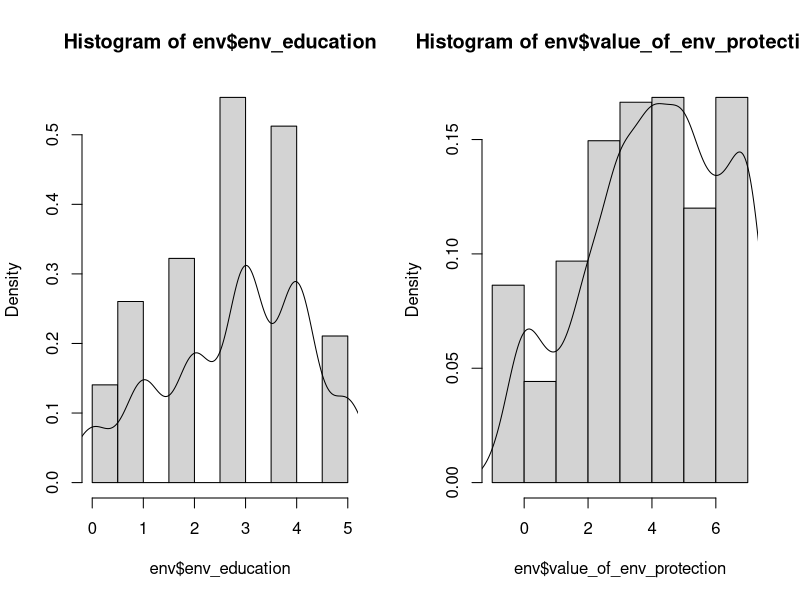
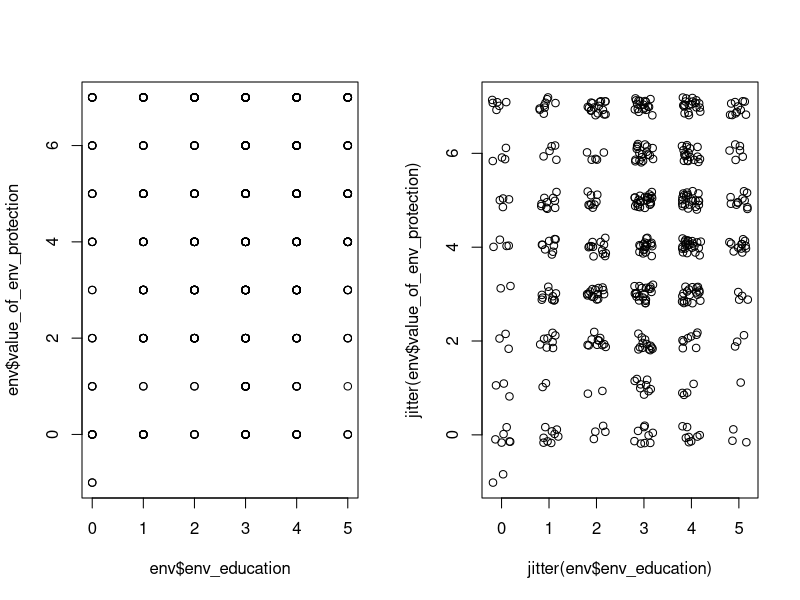
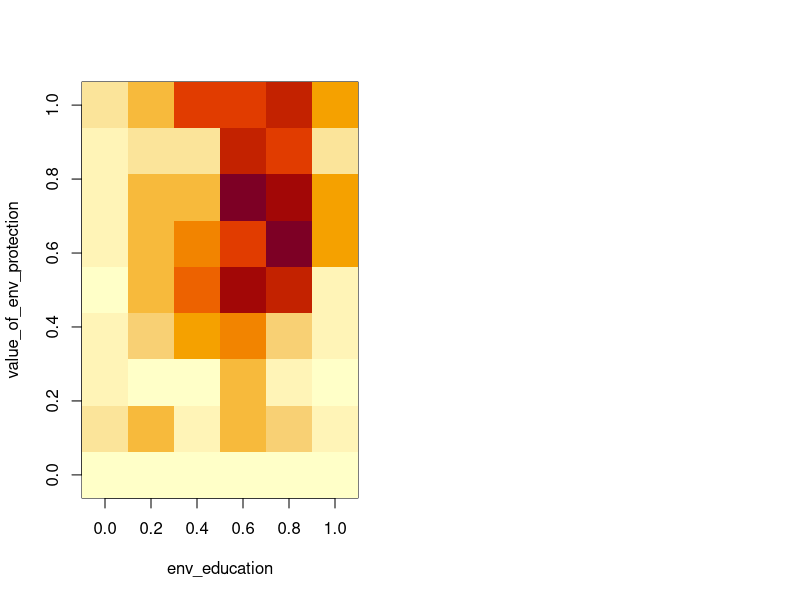
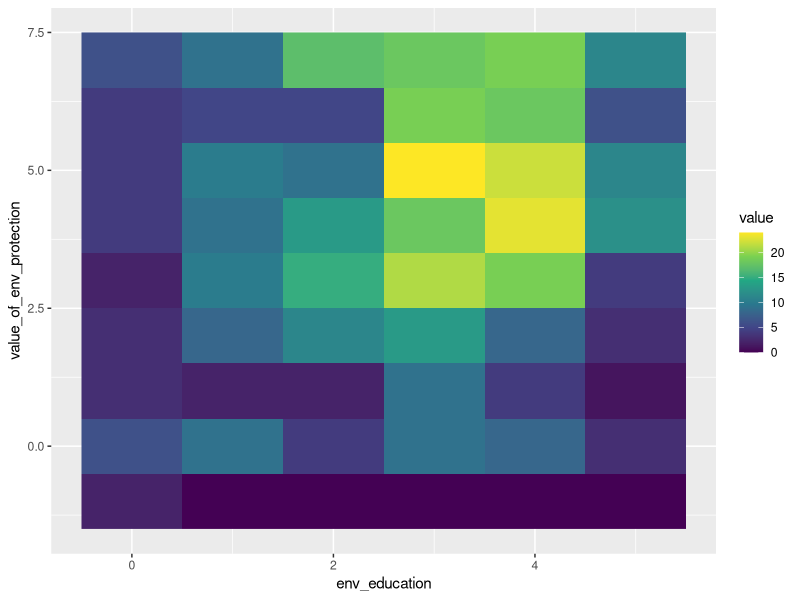
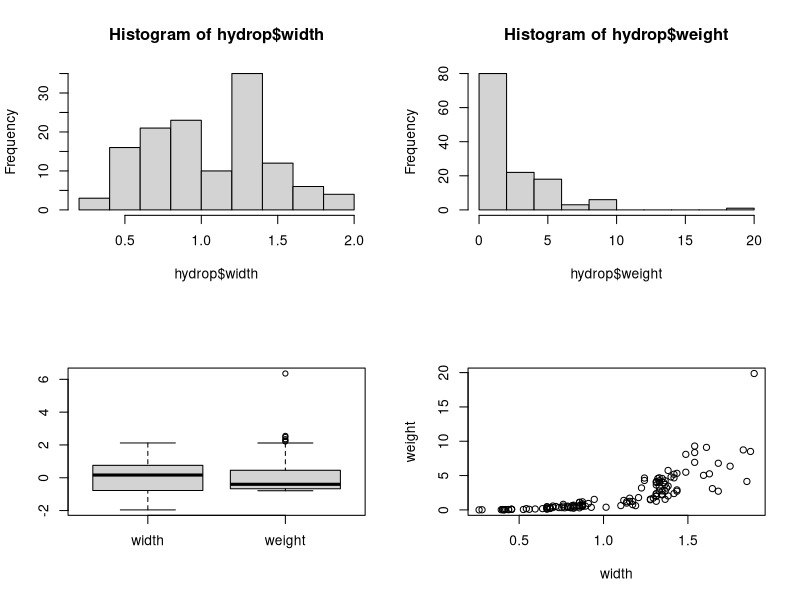
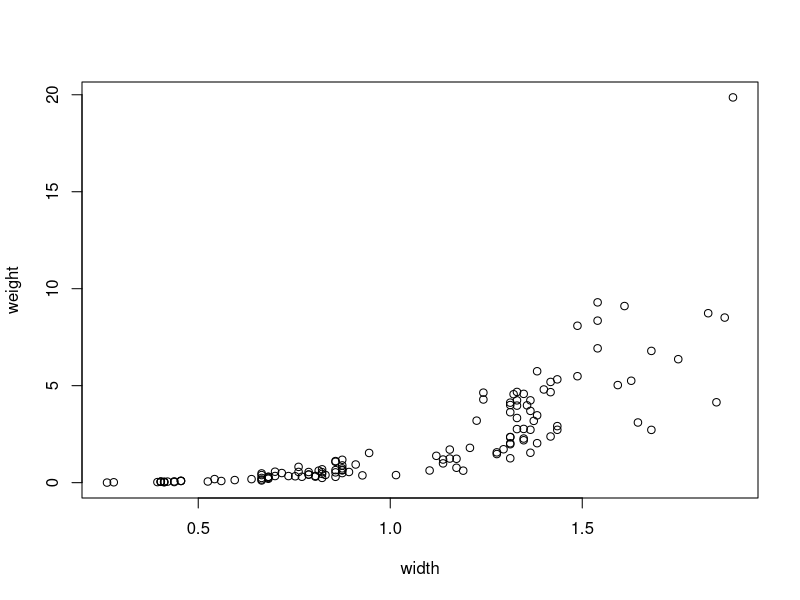
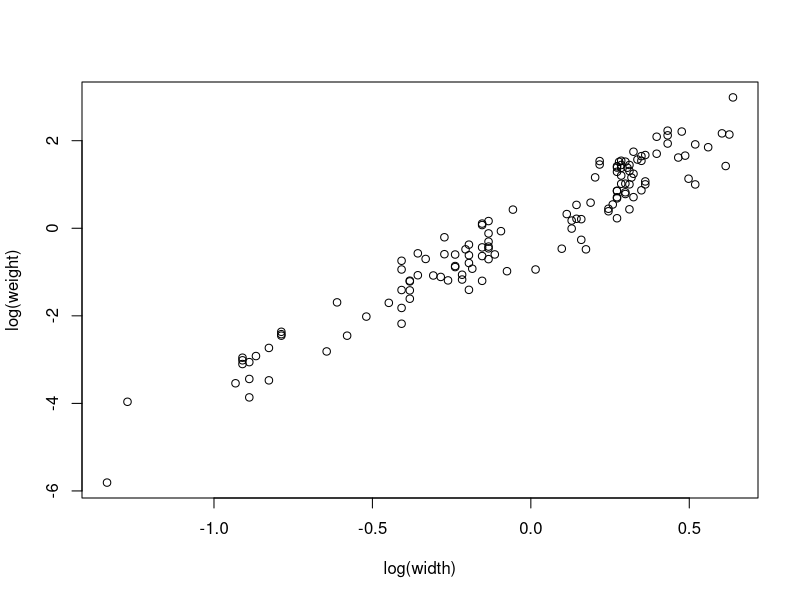
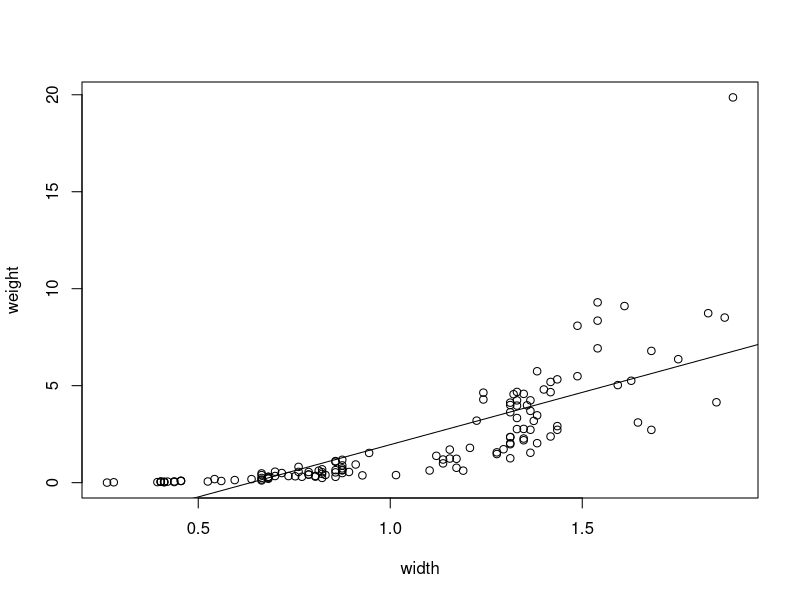

The R script that drew these images, in order: (Note: this script raises an error after producing the figures.)
## ---- chunk 1
knitr::opts_chunk$set(echo = TRUE, error=TRUE)
## ---- chunk 2

rm(list=ls(all=TRUE))

env = read.csv("data/env_values.csv")

str(env)

## ---- chunk 3
layout(matrix(1:2,nrow=1,ncol=2,byrow=TRUE)) # making room for two graphs
hist(env$env_education,freq=FALSE); lines(density(env$env_education,na.rm=TRUE))
hist(env$value_of_env_protection,freq=FALSE); lines(density(env$value_of_env_protection,na.rm=TRUE))

plot(env$env_education,env$value_of_env_protection)
plot(jitter(env$env_education),jitter(env$value_of_env_protection))

tab = table(env)
image(tab,xlab="env_education",ylab="value_of_env_protection")

# and the same a bit more complicated with enigmatic graphic package ggplot:
library(reshape2)
library(ggplot2)
pl_dat = melt(tab)
ggplot(pl_dat, aes(x = env_education, y = value_of_env_protection)) + 
	geom_raster(aes(fill = value)) + scale_fill_viridis_c()
## ---- chunk 4
cor(env$env_education,env$value_of_env_protection,use="na.or.complete",method="spearman")

cor.test(env$env_education,env$value_of_env_protection,method="spearman")
## ---- chunk 5
cor.test(env$env_education,env$value_of_env_protection,method="spearman",alternative = "greater")

# alternatively just stick to default (alternative ="two.sided") divide P by 2.
cor.test(env$env_education,env$value_of_env_protection,method="spearman")$p.value / 2
## ---- chunk 6
hydrop = read.table("data/Hydropsyche.txt", header = TRUE)
str(hydrop)
## ---- chunk 7
layout(matrix(1:4,2,2,byrow=T))
hist(hydrop$width)
hist(hydrop$weight) # extremely skewed!
boxplot(scale(hydrop))
plot(weight~width,data=hydrop)

layout(1)
plot(weight~width,data=hydrop)
plot(log(weight)~log(width),data=hydrop)
## ---- chunk 8
plot(weight~width,data=hydrop)
m1<-lm(weight~width,data=hydrop)
summary(m1)
abline(m1)

## ---- chunk 9
layout(matrix(1:4,2,2))
plot(m1)
## ---- chunk 10
m2<-lm(log(weight)~log(width),data=hydrop)
summary(m2)
coef(m2)
plot(log(weight)~log(width),data=hydrop)
abline(m2)

plot(m2)
## ---- chunk 11
coef(m2)
plot(weight~width,data=hydrop)
x = seq(0,2,by=0.001)
yhat<-exp(coef(m2)[1]) * x^coef(m2)[2] 
lines(hydrop$width,yhat,col="red")

## ---- chunk 12
mic = read.table("data/MicrobesStoichiometry.txt", header = TRUE)

names(mic)
## ---- chunk 13
mic<-subset(mic,subset=NP==50)
## ---- chunk 14
plot(mic[,grep("na",names(mic))])
# strong correlations suggest redundant information in those na-signatures
na_avg<-apply(scale(mic[,grep("na",names(mic))]),1,mean)
# this is a good average na-signature, due to scaling all 4 have same weight
## ---- chunk 15
mic$all.treat<-droplevels(mic$all.treat) # some non-used NP levels still in here
# could check distribution within each
i<-0
i<-i+1
hist(na_avg[mic$all.treat==levels(mic$all.treat)[i]])
# just rerun last two lines to get some histograms
# could also just plot all 28
layout(matrix(1:28,nrow=4,ncol=7))
par(mar=c(0,0,0,0))
for(i in 1:28) {
  hist(na_avg[mic$all.treat==levels(mic$all.treat)[i]],xlab="",ylab="",main="",xaxt="n",yaxt="n",col="grey",freq=FALSE)
  lines(density(na_avg[mic$all.treat==levels(mic$all.treat)[i]]))
}
# not all bottles generate ND data, maybe median is better measure for location within each bottle than mean
# now averaging data within each bottle, see bonus below for usage of aggregate() instead
na_bt_med<-tapply(na_avg,INDEX=mic$all.treat,median)
species<-factor(substr(names(na_bt_med),start=0,stop=3))
phase<-factor(substr(names(na_bt_med),start=5,stop=7))
mic2<-data.frame(species,phase,na_bt_med)
## ---- chunk 16
# could do separate tests for each species, but two-way ANOVA is more efficient and could help to find an interesting interaction effect
combfac<-paste(mic2$species,mic2$phase,sep="_")
bartlett.test(mic2$na_bt_med~combfac)
boxplot(na_bt_med~species*phase,data=mic2)
# variances seem homogeneous
hist(unlist(tapply(na_bt_med,combfac,scale))) # quick and dirt check says ND could be improvable ;-)
an<-aov(na_bt_med~species*phase,data=mic2)
summary(an)
# interaction borderline not significant, thus in principal no post-hoc tests
# however graphs really suggest an interaction!
TukeyHSD(an)

# making an appropriate graph
# Anova tests differences in locations=means, thus boxplots are not really appropriate
means<-tapply(na_bt_med,combfac,mean)
sds<-tapply(na_bt_med,combfac,sd)
plot(c(1:4),means,xlim=c(0.5,4.5),ylim=c(-1.5,1.5),ylab="avg nucleic acid signature",xlab="",xaxt="n",bty="l")
arrows(x0=c(1:4),y0=means-sds,y1=means+sds,angle=90,code=3)
axis(side=1,at=c(1:4),labels=names(means))
text(c(1:4),means,labels=c("a","b","a","a"),pos=4)
# obvious some things could still be improved, like using different symbols and symbol colors for the treatments  
## ---- chunk 17
mic = read.table("data/MicrobesStoichiometry.txt", header = TRUE)
str(mic)
mic$NP<-factor(mic$NP)
mic<-subset(mic,subset=((NP==5 | NP==50) & growthphase=="log"))
mic<-droplevels(mic)
mic$na_avg<-apply(scale(mic[,grep("na",names(mic))]),1,mean)
names(mic)
mic<-mic[,-c(1,2,4)]
mic_agg<-aggregate(.~all.treat+species+NP,data=mic,FUN=median)
mic_agg$combfac<-paste(substr(mic_agg$species,0,3),mic_agg$NP,sep="_")

bartlett.test(na_avg~combfac,data=mic_agg)
boxplot(na_avg~species*NP,data=mic_agg)
# variances seem homogeneous
hist(unlist(tapply(mic_agg$na_avg,mic_agg$combfac,scale))) # ok
an<-aov(na_avg~species*NP,data=mic_agg)
summary(an)
# interaction significant
# thus post-hoc tests
TukeyHSD(an)

# making an appropriate graph
# Anova tests differences in locations=means, thus boxplots are not really appropriate
means<-tapply(mic_agg$na_avg,mic_agg$combfac,mean)
sds<-tapply(mic_agg$na_avg,mic_agg$combfac,sd)
plot(c(1:4),means,xlim=c(0.5,4.5),ylim=c(-1.5,1.5),ylab="avg nucleic acid signature",xlab="",xaxt="n",bty="l")
arrows(x0=c(1:4),y0=means-sds,y1=means+sds,angle=90,code=3)
axis(side=1,at=c(1:4),labels=names(means))
text(c(1:4),means,labels=c("a","b","b","b"),pos=4)
# obvious some things could still be improved, like using different symbols and symbol colors for the treatments  
